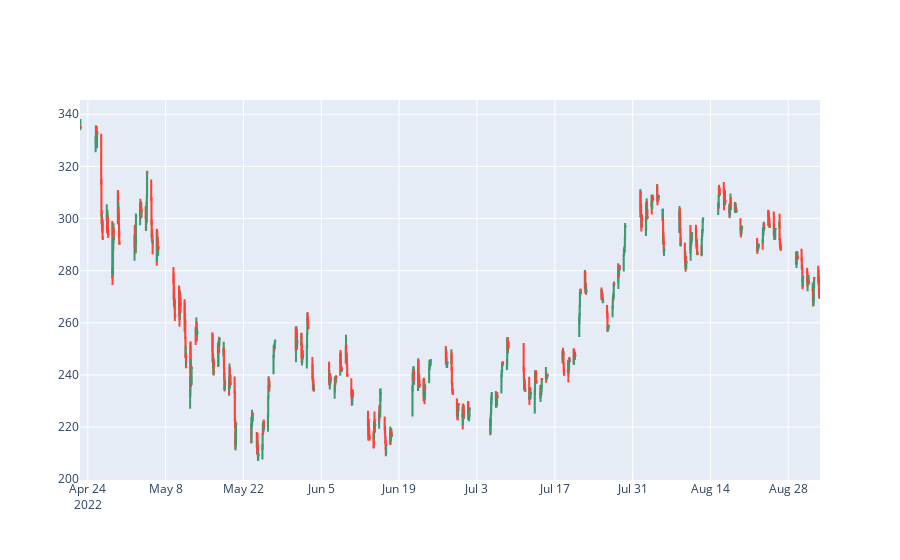

The notebook cell this image was saved under:
### Code cell
value=None
show_afterhours=True
if not value:
    value = ['open', 'high', 'low', 'close']
index = df['date'] if 'date' in df.columns else df.index
fig = go.Figure(data=[go.Candlestick(x=index,
        open=df[value[0]],
        high=df[value[1]],
        low=df[value[2]],
        close=df[value[3]])])
update_fig(fig, show_afterhours=show_afterhours)

### Figure 1 — Plotly figure (JSON) as saved in the notebook; plotly's stock layout.template omitted (floating-point values rounded to 4 significant figures; data arrays with more than 128 entries replaced by an {"elided": "..."} marker saying what was removed)
{"data": [{"close": {"elided": "739 float values"}, "high": {"elided": "739 float values"}, "low": {"elided": "739 float values"}, "open": {"elided": "739 float values"}, "type": "candlestick", "x": {"elided": "739 str values"}}], "layout": {"autosize": true, "xaxis": {"autorange": true, "range": ["2022-04-22 14:00", "2022-09-02 17:00"], "rangeslider": {"visible": false, "yaxis": {}}, "type": "date"}, "yaxis": {"autorange": true, "range": [199.7, 345.5]}}}
